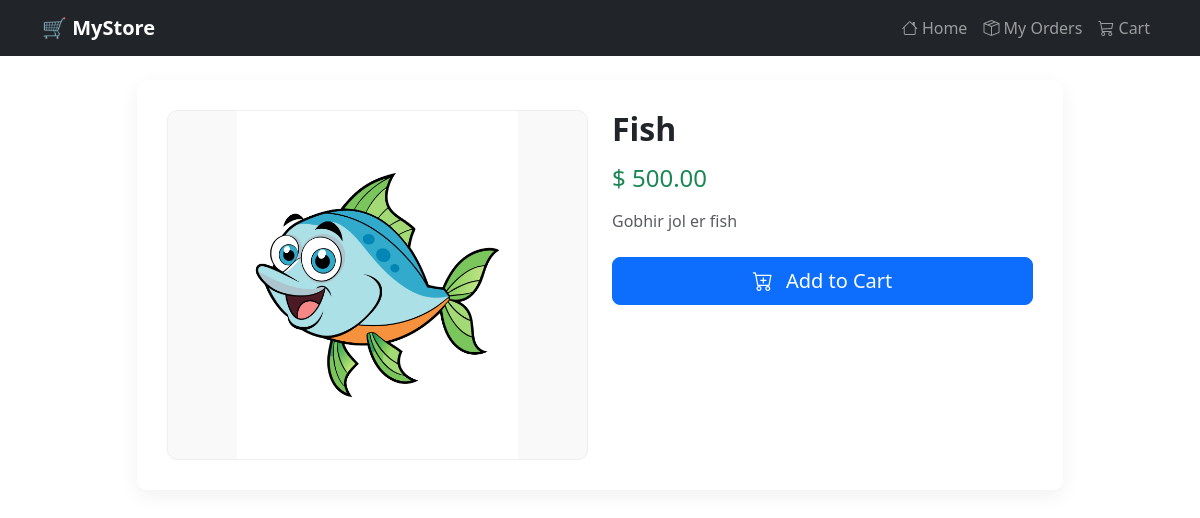
/product/1/, run on the app's committed database.
### store/models.py (models this page shows, shortened)
class Product(models.Model):
    name = models.CharField(max_length=255)
    description = models.TextField()
    price = models.DecimalField(max_digits=10, decimal_places=2)
    image = models.ImageField(upload_to='product_images/')
    created_at = models.DateTimeField(auto_now_add=True)

### store/views.py (the view)
# urls.py: path('product/<int:pk>/', views.product_detail, name='product_detail'),
def product_detail(request, pk):
    product = get_object_or_404(Product, pk=pk)
    return render(request, 'store/product_detail.html', {'product': product})

### store/templates/store/product_detail.html (shortened to what this page needs)
{% extends 'store/base.html' %}
{% block content %}
<div class="row justify-content-center">
    <div class="col-md-10">
        <div class="product-detail">
            <div class="row">
                <div class="col-md-6 text-center mb-4 mb-md-0">
                    <img src="{{ product.image.url }}" alt="{{ product.name }}" class="product-image">
                </div>
                <div class="col-md-6">
                    <h2 class="fw-bold">{{ product.name }}</h2>
                    <h4 class="text-success my-3">$ {{ product.price }}</h4>
                    <p class="text-muted">{{ product.description }}</p>
                    <div class="d-grid mt-4">
                        <a href="{% url 'add_to_cart' product.id %}" class="btn btn-lg btn-primary">
                            <i class="bi bi-cart-plus me-2"></i> Add to Cart
                        </a>
                    </div>
                </div>
            </div>
        </div>
    </div>
</div>
{% endblock %}

### store/templates/store/product_detail.html (style rules this page uses)
.product-detail { background: #fff; border-radius: 10px; box-shadow: 0 6px 20px rgba(0, 0, 0, 0.06); overflow: hidden; padding: 30px; }
.product-image { width: 100%; height: 350px; object-fit: contain; border: 1px solid #eee; background-color: #f9f9f9; border-radius: 10px; }

### data on the page
Product: image (picture), name "Fish", price "500.00", description "Gobhir jol er fish"
